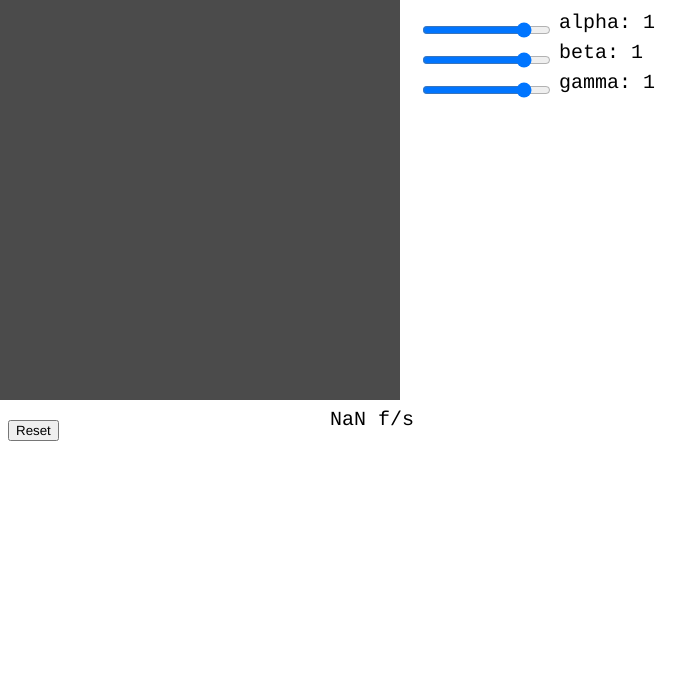
Frame 1 (no input)
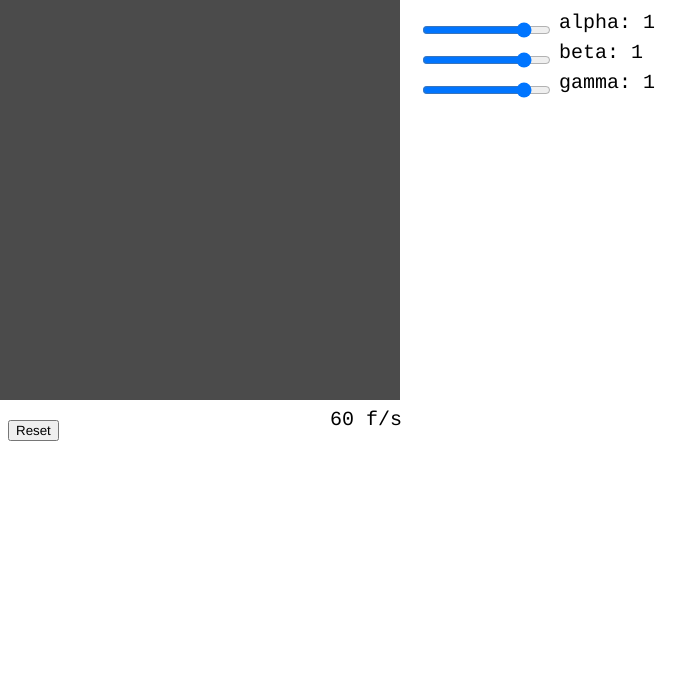
Frame 60 (no input)
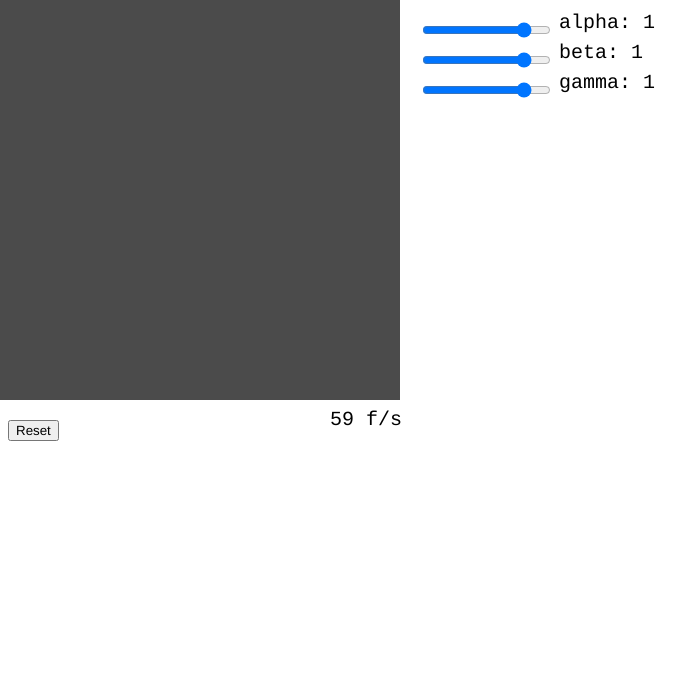
Frame 120 (the mouse pressed at the canvas centre since frame 60)

The p5.js sketch that drew these frames (run headless with seeded random() and noise() and a simulated clock; from frame 60 on, the mouse is pressed at the canvas centre):

// p5.js sketch
// ── sketch.js
var Alpha = 1.0;
var Beta = 1.0;
var Gamma = 1.0;

var A;
var B;
var C;

var An;
var Bn;
var Cn;

var Ad;
var Bd;
var Cd;

var sliderAlpha;
var sliderBeta;
var sliderGamma;

var field_width = 400;
var field_height = 400;

var fr;

function setup() {
  createCanvas(700,700);
  pixelDensity(1);
  initialize();
  sliderSetup(0, 1.2, 0.01);
  buttonSetup();
}

function draw() {
  background(255);
  update();
  display();
  textSetup();
	frDisplay();
}

function display() {
  loadPixels();
  for (var x = 0; x < field_width; x++) {
		for (var y = 0; y < field_height; y++) {
	    var pix = (x + y * width) * 4;
	    pixels[pix + 0] = Ad[x][y] * 255;
	    pixels[pix + 1] = Bd[x][y] * 255;
	    pixels[pix + 2] = Cd[x][y] * 255;
	    pixels[pix + 3] = 180;
		}
  }
  updatePixels();
}

function update() {
  Alpha = sliderAlpha.value();
  Beta = sliderBeta.value();
  Gamma = sliderGamma.value();
  for (var x = 0; x < field_width; x++) {
		for (var y = 0; y < field_height; y++) {
	    var AvgA = average(A, x, y);
	    var AvgB = average(B, x, y);
	    var AvgC = average(C, x, y);
	    An[x][y] = AvgA + AvgA * (Alpha * AvgB - Gamma * AvgC);
	    Bn[x][y] = AvgB + AvgB * (Beta * AvgC - Alpha * AvgA);
	    Cn[x][y] = AvgC + AvgC * (Gamma * AvgA - Beta * AvgB);
		}
  }

  for (var x = 0; x < field_width; x++) {
		for (var y = 0; y < field_height; y++) {
	    A[x][y] = An[x][y];
	    B[x][y] = Bn[x][y];
	    C[x][y] = Cn[x][y];
	    Ad[x][y] = An[x][y];
	    Bd[x][y] = Bn[x][y];
	    Cd[x][y] = Cn[x][y];
	    Ad[x][y] = constrain(Ad[x][y], 0, 1);
	    Bd[x][y] = constrain(Bd[x][y], 0, 1);
	    Cd[x][y] = constrain(Cd[x][y], 0, 1);
		}
  }
}

function average(Z, x, y) {
  var center, top, bottom, left, right;
  var uleft, uright, lright, lleft;
  var avg;

	var X = x + field_width;
	var Y = y + field_height;

  center = Z[X % field_width][Y % field_height];
  top = Z[X % field_width][(Y - 1) % field_height];
  bottom = Z[X % field_width][(Y + 1) % field_height];
  left = Z[(X - 1) % field_width][Y % field_height];
  right = Z[(X + 1) % field_width][Y % field_height];
  uleft = Z[(X - 1) % field_width][(Y - 1) % field_height];
  uright = Z[(X + 1) % field_width][(Y - 1) % field_height];
  lright = Z[(X + 1) % field_width][(Y + 1) % field_height];
  lleft = Z[(X - 1) % field_width][(Y + 1) % field_height];
  avg = (center + top + bottom + left + right + uleft + uright + lright + lleft)/9;
  return avg;
}

function initialize() {
  A = [];
  B = [];
  C = [];
  An = [];
  Bn = [];
  Cn = [];
  Ad = [];
  Bd = [];
  Cd = [];
  for (var x = 0; x < field_width; x++) {
		A[x] = [];
		B[x] = [];
		C[x] = [];
		An[x] = [];
		Bn[x] = [];
		Cn[x] = [];
		Ad[x] = [];
		Bd[x] = [];
		Cd[x] = [];
		for (var y = 0; y < field_height; y++) {
	    A[x][y] = 0;
	    B[x][y] = 0;
	    C[x][y] = 0;
	    An[x][y] = A[x][y];
	    Bn[x][y] = B[x][y];
	    Cn[x][y] = C[x][y];
	    Ad[x][y] = A[x][y];
	    Bd[x][y] = B[x][y];
	    Cd[x][y] = C[x][y];
		}
  }
}

function sliderSetup(min, max, step) {
  sliderAlpha = createSlider(min, max, Alpha, step);
  sliderAlpha.position(field_width + 20, 20);
  sliderBeta = createSlider(min, max, Beta, step);
  sliderBeta.position(field_width + 20, 50);
  sliderGamma = createSlider(min, max, Gamma, step);
  sliderGamma.position(field_width + 20, 80);
  Alpha = sliderAlpha.value();
  Beta = sliderBeta.value();
  Gamma = sliderGamma.value();
}

function sliderValueInput() {
  Alpha = sliderAlpha.value();
  Beta = sliderBeta.value();
  Gamma = sliderGamma.value();
}

function textSetup() {
  textSize(20);
  textFont('Monospace');
  text("alpha: "+str(sliderAlpha.value()), sliderAlpha.x + sliderAlpha.width + 10, sliderAlpha.y + sliderAlpha.height/2);
  text("beta: "+str(sliderBeta.value()), sliderBeta.x + sliderBeta.width + 10, sliderBeta.y + sliderBeta.height/2);
  text("gamma: "+str(sliderGamma.value()), sliderGamma.x + sliderGamma.width + 10, sliderGamma.y + sliderGamma.height/2);
}

function mouseClicked() {
  if ((mouseX < field_width && mouseX > 0) && (mouseY < field_height && mouseY > 0)) {
		for (var x = 0; x < field_width; x++) {
	  	for (var y = 0; y < field_height; y++) {
				A[x][y] = random(0.0, 0.5);
				B[x][y] = random(0.0, 0.5);
				C[x][y] = random(0.0, 0.5);
	  	}
		}
	}
}

function buttonSetup() {
  var button = createButton("Reset");
  button.position(8, field_height + 20);
  button.mousePressed(initialize);
}

function frDisplay() {
	if (frameCount % 10 == 0) {
		fr = frameRate();
	}
	text(str(floor(fr)) + " f/s", field_width - 70, field_height + 25);
}
